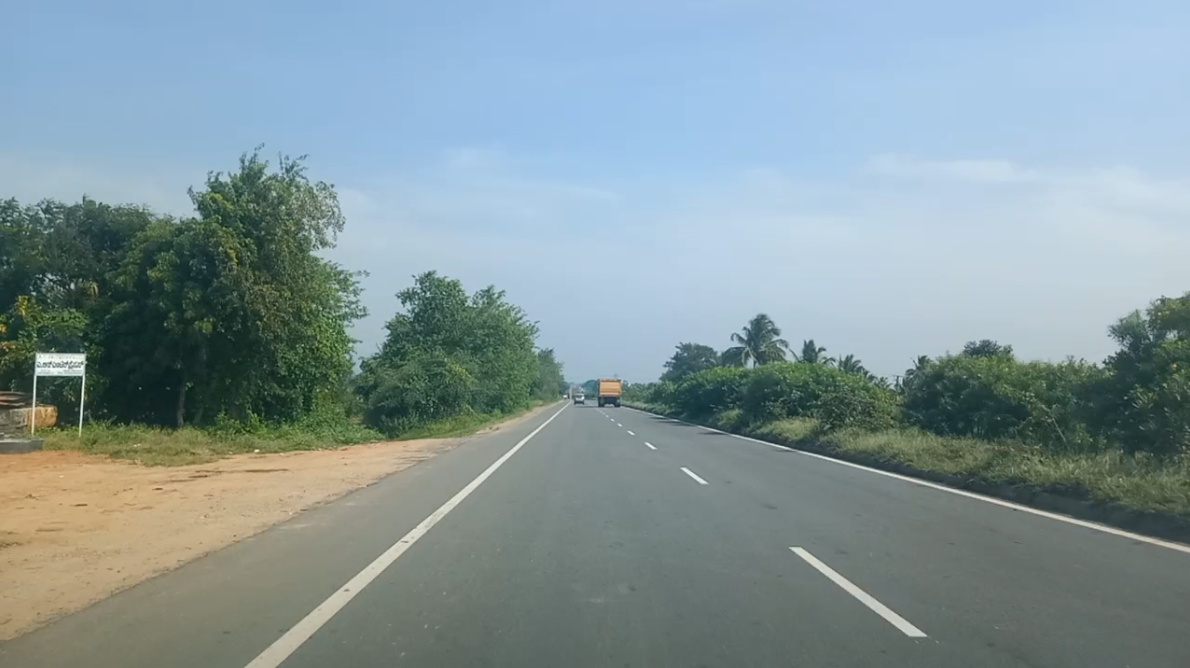
#> input picture test_images/lane.PNG, 1190 x 668 px, found by its file name
$ jupyter execute lane_and_vehicle_detection.ipynb   (shell and % lines are left out)
#> lines starting #> are read from the running program, lines starting #| are printed output that depends on the picture; after the words box and inside, x2 and y2 are one past the last pixel; in counts of white or black regions, pixels touching at a corner belong together
[cell 1]
#importing some useful packages
import matplotlib.pyplot as plt
import matplotlib.image as mpimg
import numpy as np
import cv2

[cell 2]
def region_of_interest(img, vertices):
    """
    Applies an image mask.

    Only keeps the region of the image defined by the polygon
   he rest of the i formed from `vertices`. Tmage is set to black.
    """
    #defining a blank mask to start with
    mask = np.zeros_like(img)

    #defining a 3 channel or 1 channel color to fill the mask with depending on the input image
    if len(img.shape) > 2:
        channel_count = img.shape[2]  # i.e. 3 or 4 depending on your image
        ignore_mask_color = (255,) * channel_count
    else:
        ignore_mask_color = 255

    #filling pixels inside the polygon defined by "vertices" with the fill color
    cv2.fillPoly(mask, vertices, ignore_mask_color)

    #returning the image only where mask pixels are nonzero
    masked_image = cv2.bitwise_and(img, mask)
    return masked_image

[cell 3]
def draw_lines(img, lines, color=[255, 0, 0], thickness=10):
    """
    NOTE: this is the function you might want to use as a starting point once you want to
    average/extrapolate the line segments you detect to map out the full
    extent of the lane (going from the result shown in raw-lines-example.mp4
    to that shown in P1_example.mp4).

    Think about things like separating line segments by their
    slope ((y2-y1)/(x2-x1)) to decide which segments are part of the left
    line vs. the right line.  Then, you can average the position of each of
    the lines and extrapolate to the top and bottom of the lane.


    This function draws `lines` with `color` and `thickness`.
    Lines are drawn on the image inplace (mutates the image).
    If you want to make the lines semi-transparent, think about combining
    this function with the weighted_img() function below
    """
    # In case of error, don't draw the line
    draw_right = True
    draw_left = True

    # Find slopes of all lines
    # But only care about lines where abs(slope) > slope_threshold
    slope_threshold = 0.5
    slopes = []
    new_lines = []
    for line in lines:
        x1, y1, x2, y2 = line[0]  # line = [[x1, y1, x2, y2]]

        # Calculate slope
        if x2 - x1 == 0.:  # corner case, avoiding division by 0
            slope = 999.  # practically infinite slope
        else:
            slope = (y2 - y1) / (x2 - x1)

        # Filter lines based on slope
        if abs(slope) > slope_threshold:
            slopes.append(slope)
            new_lines.append(line)

    lines = new_lines

    # Split lines into right_lines and left_lines, representing the right and left lane lines
    # Right/left lane lines must have positive/negative slope, and be on the right/left half of the image
    right_lines = []
    left_lines = []
    for i, line in enumerate(lines):
        x1, y1, x2, y2 = line[0]
        img_x_center = img.shape[1] / 2  # x coordinate of center of image
        if slopes[i] > 0 and x1 > img_x_center and x2 > img_x_center:
            right_lines.append(line)
        elif slopes[i] < 0 and x1 < img_x_center and x2 < img_x_center:
            left_lines.append(line)

    # Run linear regression to find best fit line for right and left lane lines
    # Right lane lines
    right_lines_x = []
    right_lines_y = []

    for line in right_lines:
        x1, y1, x2, y2 = line[0]

        right_lines_x.append(x1)
        right_lines_x.append(x2)

        right_lines_y.append(y1)
        right_lines_y.append(y2)

    if len(right_lines_x) > 0:
        right_m, right_b = np.polyfit(right_lines_x, right_lines_y, 1)  # y = m*x + b
    else:
        right_m, right_b = 1, 1
        draw_right = False

    # Left lane lines
    left_lines_x = []
    left_lines_y = []

    for line in left_lines:
        x1, y1, x2, y2 = line[0]

        left_lines_x.append(x1)
        left_lines_x.append(x2)

        left_lines_y.append(y1)
        left_lines_y.append(y2)

    if len(left_lines_x) > 0:
        left_m, left_b = np.polyfit(left_lines_x, left_lines_y, 1)  # y = m*x + b
    else:
        left_m, left_b = 1, 1
        draw_left = False

    # Find 2 end points for right and left lines, used for drawing the line
    # y = m*x + b --> x = (y - b)/m
    y1 = img.shape[0]
    y2 = img.shape[0] * (1 - trap_height)

    right_x1 = (y1 - right_b) / right_m
    right_x2 = (y2 - right_b) / right_m

    left_x1 = (y1 - left_b) / left_m
    left_x2 = (y2 - left_b) / left_m

    # Convert calculated end points from float to int
    y1 = int(y1)
    y2 = int(y2)
    right_x1 = int(right_x1)
    right_x2 = int(right_x2)
    left_x1 = int(left_x1)
    left_x2 = int(left_x2)

    # Draw the right and left lines on image
    if draw_right:
        cv2.line(img, (right_x1, y1), (right_x2, y2), color, thickness)
    if draw_left:
        cv2.line(img, (left_x1, y1), (left_x2, y2), color, thickness)


def hough_lines(img, rho, theta, threshold, min_line_len, max_line_gap):
    """
    `img` should be the output of a Canny transform.

    Returns an image with hough lines drawn.
    """
    lines = cv2.HoughLinesP(img, rho, theta, threshold, np.array([]), minLineLength=min_line_len, maxLineGap=max_line_gap)
    #line_img = np.zeros(img.shape, dtype=np.uint8)  # this produces single-channel (grayscale) image
    line_img = np.zeros((*img.shape, 3), dtype=np.uint8)  # 3-channel RGB image
    draw_lines(line_img, lines)
    #draw_lines_debug2(line_img, lines)
    return line_img

[cell 4]
image=cv2.imread('test_images/lane.png')
#> image is the input picture: shape (668, 1190, 3); mean B, G, R 154.5, 150.7, 132
gray_image = cv2.cvtColor(image, cv2.COLOR_BGR2GRAY)
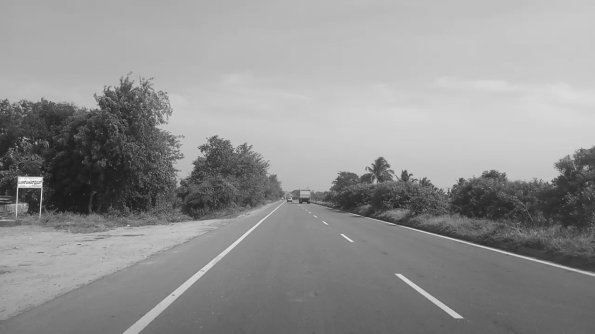
#> gray_image: shape (668, 1190) (shown at 1/2 size); min 19, max 252, mean 145.5
plt.imshow(gray_image)

[cell 5]
img_hsv = cv2.cvtColor(image, cv2.COLOR_BGR2HSV)
#> img_hsv: shape (668, 1190, 3); mean H, S, V 81.3, 58.7, 163.7
plt.imshow(gray_image)

[cell 6]
# Filter white pixels
white_threshold = 200 #130
lower_white = np.array([white_threshold, white_threshold, white_threshold])
upper_white = np.array([255, 255, 255])
white_mask = cv2.inRange(image, lower_white, upper_white)
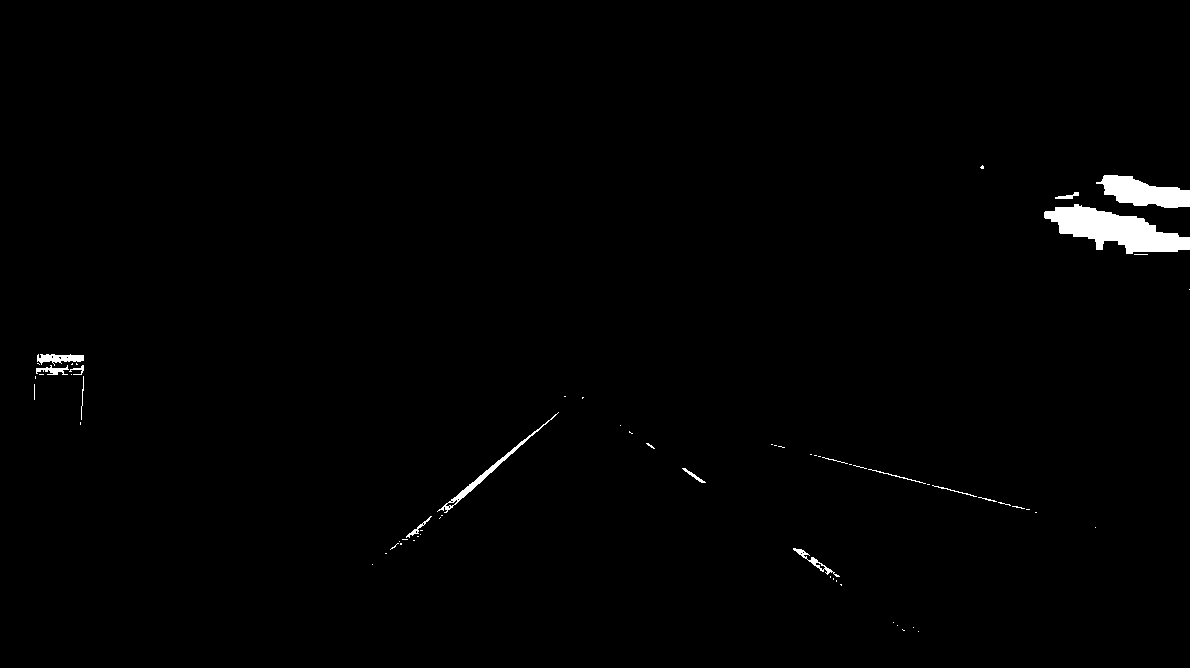
#> white_mask: shape (668, 1190); 0.97% white; 66 white regions (51 under 20 px), largest, box (x1, y1, x2, y2) and area: (1044, 204, 1190, 254) 3768, (1096, 175, 1190, 208) 1891, (437, 412, 559, 513) 578
white_image = cv2.bitwise_and(image, image, mask=white_mask)

# Filter yellow pixels
hsv = cv2.cvtColor(image, cv2.COLOR_BGR2HSV)
lower_yellow = np.array([90,100,100])
upper_yellow = np.array([110,255,255])
yellow_mask = cv2.inRange(hsv, lower_yellow, upper_yellow)
#> yellow_mask: shape (668, 1190); 0.01% white; 14 white regions (13 under 20 px), largest, box (x1, y1, x2, y2) and area: (584, 381, 596, 390) 60
yellow_image = cv2.bitwise_and(image, image, mask=yellow_mask)

# Combine the two above images
image2 = cv2.addWeighted(white_image, 1., yellow_image, 1., 0.)
plt.imshow(image2)

[cell 7]
kernel_size = 7
gauss_gray = cv2.GaussianBlur(image2,(kernel_size,kernel_size),0)

low_threshold = 40
high_threshold = 150
canny_edges = cv2.Canny(gauss_gray,low_threshold,high_threshold)
#> canny_edges: shape (668, 1190); 0.32% white in thin lines or dots, all inside (x1, y1, x2, y2) = (32, 165, 1190, 587)
plt.imshow(canny_edges)

[cell 8]
trap_bottom_width = 0.85  # width of bottom edge of trapezoid, expressed as percentage of image width
trap_top_width = 0.07  # ditto for top edge of trapezoid
trap_height = 0.4  # height of the trapezoid expressed as percentage of image height
imshape = image.shape
vertices = np.array([[\
        ((imshape[1] * (1 - trap_bottom_width)) // 2, imshape[0]),\
        ((imshape[1] * (1 - trap_top_width)) // 2, imshape[0] - imshape[0] * trap_height),\
        (imshape[1] - (imshape[1] * (1 - trap_top_width)) // 2, imshape[0] - imshape[0] * trap_height),\
        (imshape[1] - (imshape[1] * (1 - trap_bottom_width)) // 2, imshape[0])]]\
        , dtype=np.int32)
masked_edges = region_of_interest(canny_edges, vertices)
#> in region_of_interest, `cv2.fillPoly(mask, vertices, ignore_mask_color)`:
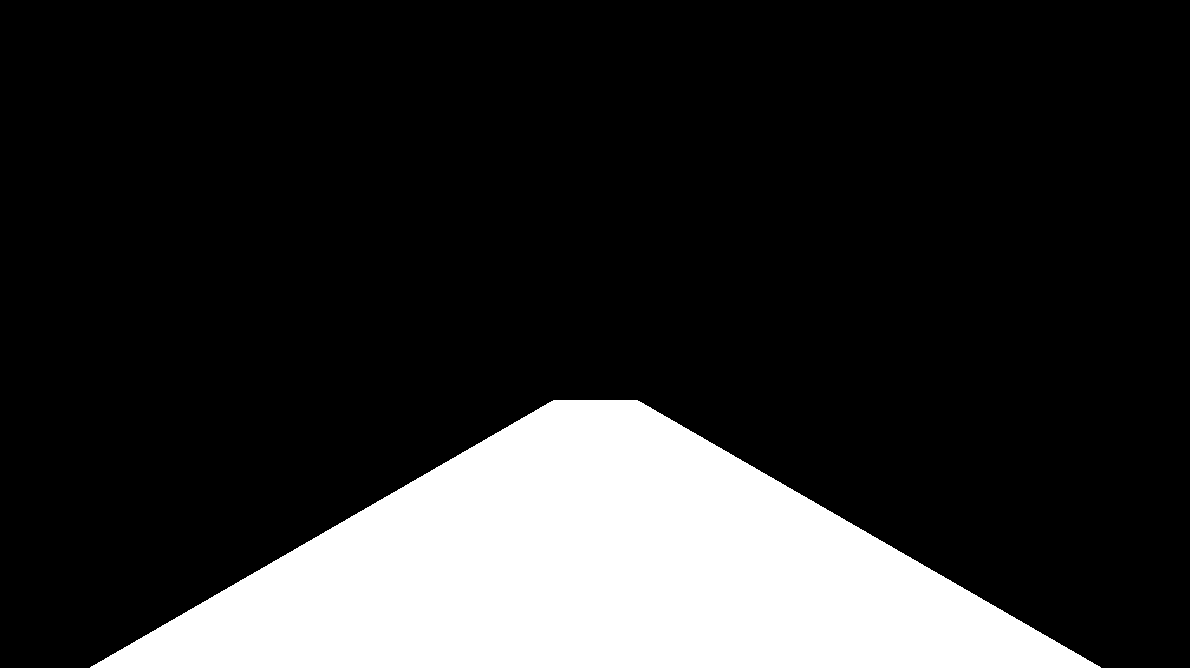
#> mask: shape (668, 1190); 18.5% white; 1 white region, box (x1, y1, x2, y2) and area: (90, 400, 1101, 668) 147060
#> in region_of_interest, `masked_image = cv2.bitwise_and(img, mask)`:
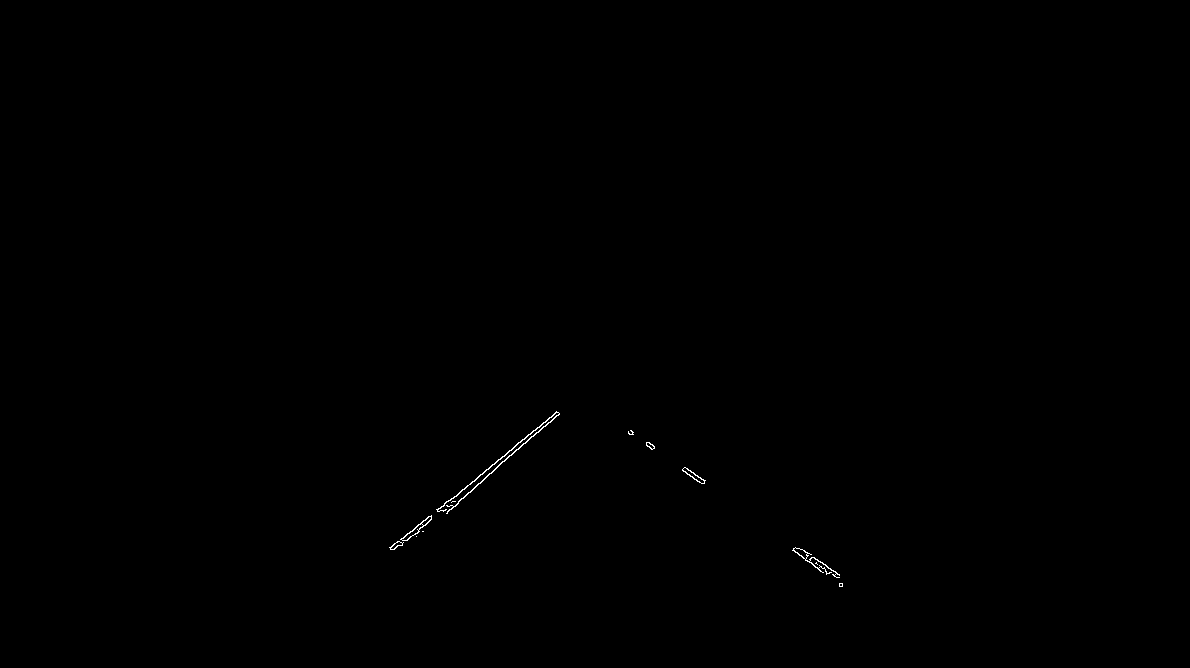
#> masked_image: shape (668, 1190); 0.11% white in thin lines or dots, all inside (x1, y1, x2, y2) = (389, 411, 843, 587)
plt.imshow(masked_edges)

[cell 9]
# Hough Transform
rho = 2 # distance resolution in pixels of the Hough grid
theta = 1 * np.pi/180 # angular resolution in radians of the Hough grid
threshold = 15     # minimum number of votes (intersections in Hough grid cell)
min_line_length = 10 #minimum number of pixels making up a line
max_line_gap = 20    # maximum gap in pixels between connectable line segments


# Run Hough on edge detected image
line_image = hough_lines(masked_edges, rho, theta, threshold, min_line_length, max_line_gap)
#> in hough_lines, `lines = cv2.HoughLinesP(img, rho, theta, threshold, np.array([]), minL..`: lines = 30 rows, first 6: [541, 428, 559, 413], [431, 516, 556, 411], [391, 549, 453, 501], [685, 467, 704, 480], [447, 513, 516, 449], [628, 432, 652, 449]
#> the loop in draw_lines, `for line in lines:` made 30 passes
#> (x1, y1, x2, y2, slope) on passes 1 to 8: (541, 428, 559, 413, -0.833), (431, 516, 556, 411, -0.84), (391, 549, 453, 501, -0.774), (685, 467, 704, 480, 0.684), (447, 513, 516, 449, -0.928), (628, 432, 652, 449, 0.708), (798, 548, 839, 574, 0.634), (431, 517, 556, 412, -0.84)
#> after the loop in draw_lines, `for line in lines:`: new_lines = 29 items, first 6: [[541, 428, 559, 413]], [[431, 516, 556, 411]], [[391, 549, 453, 501]], [[685, 467, 704, 480]], [[447, 513, 516, 449]], [[628, 432, 652, 449]]; slopes = 29 values, max 0.872 at index 27, min -0.957 at index 18, mean -0.0308
#> in draw_lines, `lines = new_lines`: lines has the same summary as new_lines
#> the loop in draw_lines, `for i, line in enumerate(lines):` made 29 passes
#> after the loop in draw_lines, `for i, line in enumerate(lines):`: left_lines = 14 items, first 6: [[541, 428, 559, 413]], [[431, 516, 556, 411]], [[391, 549, 453, 501]], [[447, 513, 516, 449]], [[431, 517, 556, 412]], [[389, 547, 429, 521]]; right_lines = 15 items, first 6: [[685, 467, 704, 480]], [[628, 432, 652, 449]], [[798, 548, 839, 574]], [[793, 549, 838, 577]], [[795, 551, 842, 585]], [[682, 469, 699, 482]]
#> the loop in draw_lines, `for line in right_lines:` made 15 passes
#> after the loop in draw_lines, `for line in right_lines:`: right_lines_x = 30 values, max 842 at index 9, min 628 at index 2, mean 761.2; right_lines_y = 30 values, max 586 at index 15, min 432 at index 2, mean 524.4
#> in draw_lines, `right_m, right_b = np.polyfit(right_lines_x, right_lines_y, 1)`: right_m = 0.71; right_b = -15.91
#> the loop in draw_lines, `for line in left_lines:` made 14 passes
#> after the loop in draw_lines, `for line in left_lines:`: left_lines_x = 28 values, max 559 at index 1, min 389 at index 10, mean 461.1; left_lines_y = 28 values, max 549 at index 4, min 411 at index 3, mean 493.3
#> in draw_lines, `left_m, left_b = np.polyfit(left_lines_x, left_lines_y, 1)`: left_m = -0.818; left_b = 870.5
#> in draw_lines, `right_x1 = (y1 - right_b) / right_m`: right_x1 = 963.5
#> in draw_lines, `right_x2 = (y2 - right_b) / right_m`: right_x2 = 587.1
#> in draw_lines, `left_x1 = (y1 - left_b) / left_m`: left_x1 = 247.5
#> in draw_lines, `left_x2 = (y2 - left_b) / left_m`: left_x2 = 574.2
#> in draw_lines, `right_x1 = int(right_x1)`: right_x1 = 963
#> in draw_lines, `right_x2 = int(right_x2)`: right_x2 = 587
#> in draw_lines, `left_x1 = int(left_x1)`: left_x1 = 247
#> in draw_lines, `left_x2 = int(left_x2)`: left_x2 = 574
#> in draw_lines, `cv2.line(img, (left_x1, y1), (left_x2, y2), color, thickness)`:
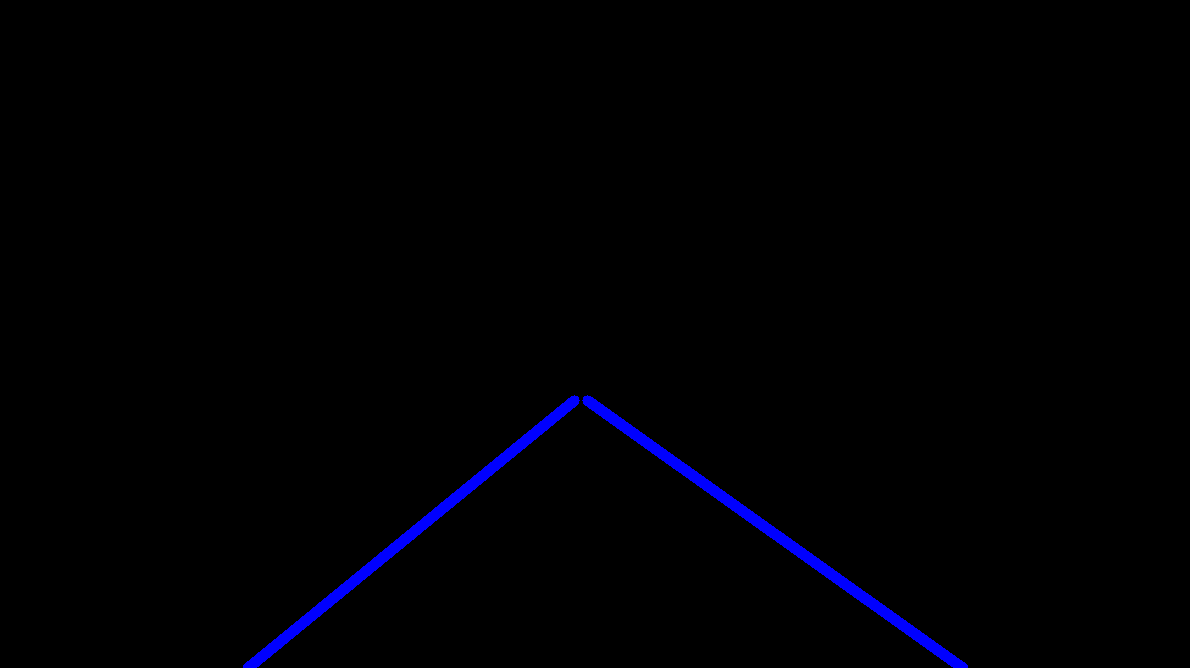
#> img: shape (668, 1190, 3); mean of channels 0, 1, 2 3.1, 0, 0; drawn as B, G, R
plt.imshow(line_image)

[cell 10]

added_image = cv2.addWeighted(image,1,line_image,1,0)
plt.imshow(added_image)

[cell 11]
def haar_detector(img):
    # Create our body classifier
    classifier = cv2.CascadeClassifier('Haarcascades/cascade.xml')
    gray = cv2.cvtColor(img, cv2.COLOR_BGR2GRAY)
    # Pass frame to our car classifier
    objects = classifier.detectMultiScale(gray, 1.4, 2)

    return objects

[cell 12]
objects = haar_detector(image)
#> in haar_detector, `objects = classifier.detectMultiScale(gray, 1.4, 2)`: objects = ()
#> objects = ()
    # Extract bounding boxes for any bodies identified
for (x,y,w,h) in objects:
    cv2.rectangle(added_image, (x, y), (x+w, y+h), (0, 255, 255), 2)
#> this loop made 0 passes
plt.imshow(added_image)
